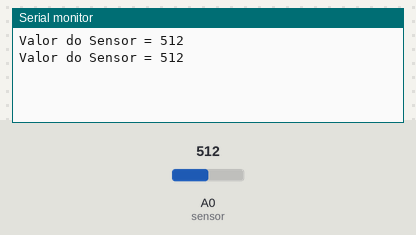
A sketch run on a simulated Arduino Uno, built with avr-gcc and run on an emulated ATmega328P. On the bench: the last lines printed to the serial monitor. The test bench sets the inputs (shaded band); at power-on: A0 (sensor) = 512.

Above: at 1.8 s.
1.9 s: A0 (sensor) set to 716
At 2.8 s:
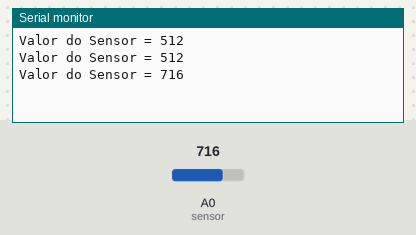
3.4 s: A0 (sensor) set to 900
At 4.3 s:
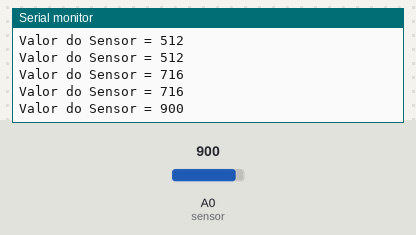
Timing chart, 0 to 6.4 s (numbered marks = the images above; inputs shaded):
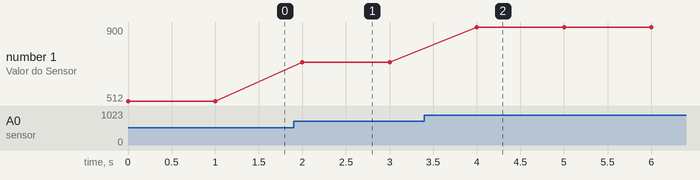

The sketch:

SENSOR_DE_TEMPERATURA.ino
```cpp
/* sensor de temperatura*/


const int sensor = 0; // pino da entrada 0
int valorsensor = 0;

void setup() {
  Serial.begin  (9600);// controla a velocidade da entrada
}

void loop() {
   valorsensor = analogRead (sensor); // ler o que a porta serial analoga mandar
   Serial.print ("Valor do Sensor = ");
   Serial.println (valorsensor); // ln quebra linha
   delay (1000);// variavel le quanto tempo
}
```

Measured:
- after the input at 1.9 s, the serial monitor: prints a new line after 0.10 s (image 1)
- after the input at 3.4 s, the serial monitor: prints a new line after 0.60 s (image 2)
- plotted number 1: 512 → 716 after the input at 1.9 s, 716 → 900 after the input at 3.4 s
